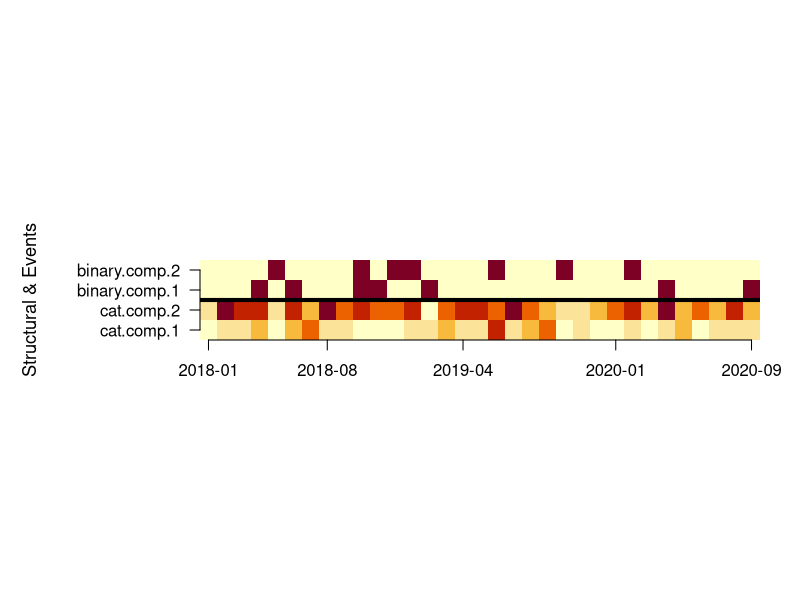

R code for this plot: (Note: this script raises an error after producing the figure.)

# An empty shell for creating an event heat map, CD 2020

rm(list=ls())
library(zoo)
set.seed(1)

#### USER: set your country and time period of interest: ####
country.of.interest <- "Andorra"
time.period.of.interest <- c("2018/01/01", "2020/09/01")



# providing full time period and country sample
plot.time <- seq(as.Date("1993/01/01"), as.Date("2020/09/01"), by="months")
country.vector <- c("Albania", "Andorra", "Azerbaijan")
df <- data.frame(time = rep(plot.time, length(country.vector)),
                 country = sort(rep(country.vector, length(plot.time))))

# restricting data frame to sample of interest
df1 <- df[df$country==country.of.interest & 
             df$time<=as.Date(time.period.of.interest[2]) & 
             df$time>=as.Date(time.period.of.interest[1]), ]

# providing data of categorical index components to be visualized
df.comp.cat <- data.frame(cat.comp.1 = rpois(nrow(df1), 1),
                          cat.comp.2 = rpois(nrow(df1), 3))

# providing data of binary index components to be visualized, standardizing with ref to cat comps
df.comp.bin <- data.frame(binary.comp.1 = ifelse( rbinom(nrow(df1), 1, 0.2) == 1, max(df.comp.cat), min(df.comp.cat) ),
                          binary.comp.2 = ifelse( rbinom(nrow(df1), 1, 0.3) == 1, max(df.comp.cat), min(df.comp.cat) ))

# combining data frames
df2 <- data.frame(df1, df.comp.cat, df.comp.bin)

x.axis.points <- c(1, round(length(df2$time)/4), round(length(df2$time)/2), round(length(df2$time)/1.3), length(df2$time))
x.axis.labels <- gsub("-\\d{2}$", "", df2$time[x.axis.points])
x <- as.matrix(df2[ ,3:ncol(df2)])

par(mar=c(13,10,13,2))
image(1:nrow(x),1:ncol(x), x, axes=F, ylab="", xlab="")
mtext(side=2, text="Structural & Events", line=8, cex = 1.1)
axis(1, x.axis.points, label=x.axis.labels)
axis(2, 1:ncol(x), colnames(x), las=1)
abline(h = 2.5, lwd = 4)
dev.off()

heatmap(t(x), Rowv = NA, Colv = NA, 
        main = paste0("Crisis components for ", country.of.interest, ", ", 
                      gsub("/\\d{2}$", "", time.period.of.interest[1]), " - ", 
                      gsub("/\\d{2}$", "", time.period.of.interest[2])), 
        labRow = colnames(x), labCol = x.axis, margins = c(31,7), scale = "none")


